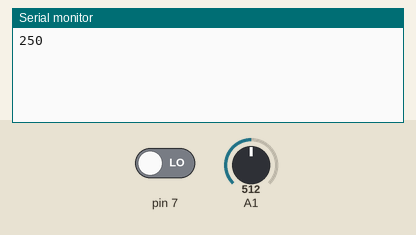
Bench run of a sketch on a simulated Arduino Uno, built with avr-gcc and run on an emulated ATmega328P. On the bench: the last lines printed to the serial monitor. Inputs (shaded band) come from the test bench; at power-on: A1 = 512, pin 7 LOW.

Above: at 1.2 s.
1.3 s: A1 set to 716
At 2.4 s:
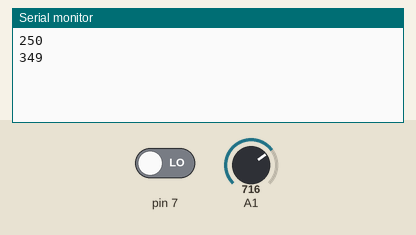
2.8 s: A1 set to 900
At 3.8 s:
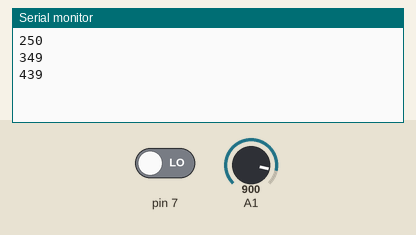
Timing chart, 0 to 5.8 s (numbered marks = the images above; inputs shaded):
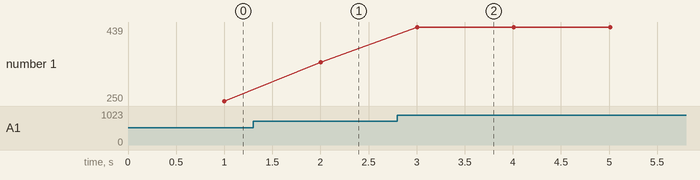

Measured:
- after the input at 1.3 s, the serial monitor: prints a new line after 0.70 s (image 1)
- after the input at 2.8 s, the serial monitor: prints a new line after 0.21 s (image 2)
- plotted number 1: 250 → 349 after the input at 1.3 s, 349 → 439 after the input at 2.8 s

The sketch:

SensorPack.ino
```cpp
// (licence header left out)
#include "sensor.h"
#include "StatusBlink.h"
#include "lm35.h"
#include "ble_network.h"

StatusBlink statusLED(13);
BLENetwork network;

// -- Sensors
DigitalSensor motion_sensor(7);
LM35 temp_sensor(A1);

void setup() {
  Serial.begin(9600);
  Serial.setTimeout(150);

  network.setup();
  motion_sensor.setup();
  temp_sensor.setup();
}

void loop() {
  if (motion_sensor.read()){
    network.write(byte(0x30));
  }
  else {
    network.write(byte(0x31));
  }

  Serial.println(temp_sensor.read());

//  delay(1000);
}
```

StatusBlink.h
```cpp
// (licence header left out)
class StatusBlink{
private:
  int pinNumber;
public:
  StatusBlink(int);
  void setup();
  void start();
  void finish();
};

StatusBlink::StatusBlink(int port){
  this->pinNumber = port;
}

void StatusBlink::setup(){
  pinMode(this->pinNumber, OUTPUT);
}

void StatusBlink::start(){
  digitalWrite(this->pinNumber, HIGH);
}

void StatusBlink::finish(){
  delay(200);
  digitalWrite(this->pinNumber, LOW);
}
```

ble_network.h
```cpp
#include <SoftwareSerial.h>

class BLENetwork{
private:
    SoftwareSerial *hc_port;
public:
    BLENetwork(void);
    void setup();
    int read();
    void write(byte);
};

BLENetwork::BLENetwork(void){
    this->hc_port = new SoftwareSerial(10, 11);
}

void BLENetwork::setup(){
    this->hc_port->begin(9600);
}

int BLENetwork::read(){
    if (this->hc_port->available()){
        return this->hc_port->parseInt();
    }
    return 1;
}

void BLENetwork::write(byte value){
    this->hc_port->write(value);
}
```

lm35.h
```cpp
class LM35{
private:
    int pinNumber;
public:
    LM35(int pin);
    void setup();
    int read();
};

LM35::LM35(int pin){
    this->pinNumber = pin;
}

void LM35::setup(){}

int LM35::read(){
    int val = analogRead(this->pinNumber);
    float mv = (val/1024.0)*5000;
    float cel = mv/10;

    return cel;
}
```

sensor.h
```cpp
// (licence header left out)
class DigitalSensor{
private:
  int pinNumber;
public:
  DigitalSensor(int);
  void setup();
  bool read();
};

DigitalSensor::DigitalSensor(int port){
  this->pinNumber = port;
}

void DigitalSensor::setup(){
  pinMode(this->pinNumber, INPUT);
}

bool DigitalSensor::read(){
  int res = 0;
  for (int i=0; i<100; i++){
    if (digitalRead(this->pinNumber)){
      res = res + 1;
    }
    delay(10);
  }

  return res>50;
}
```
